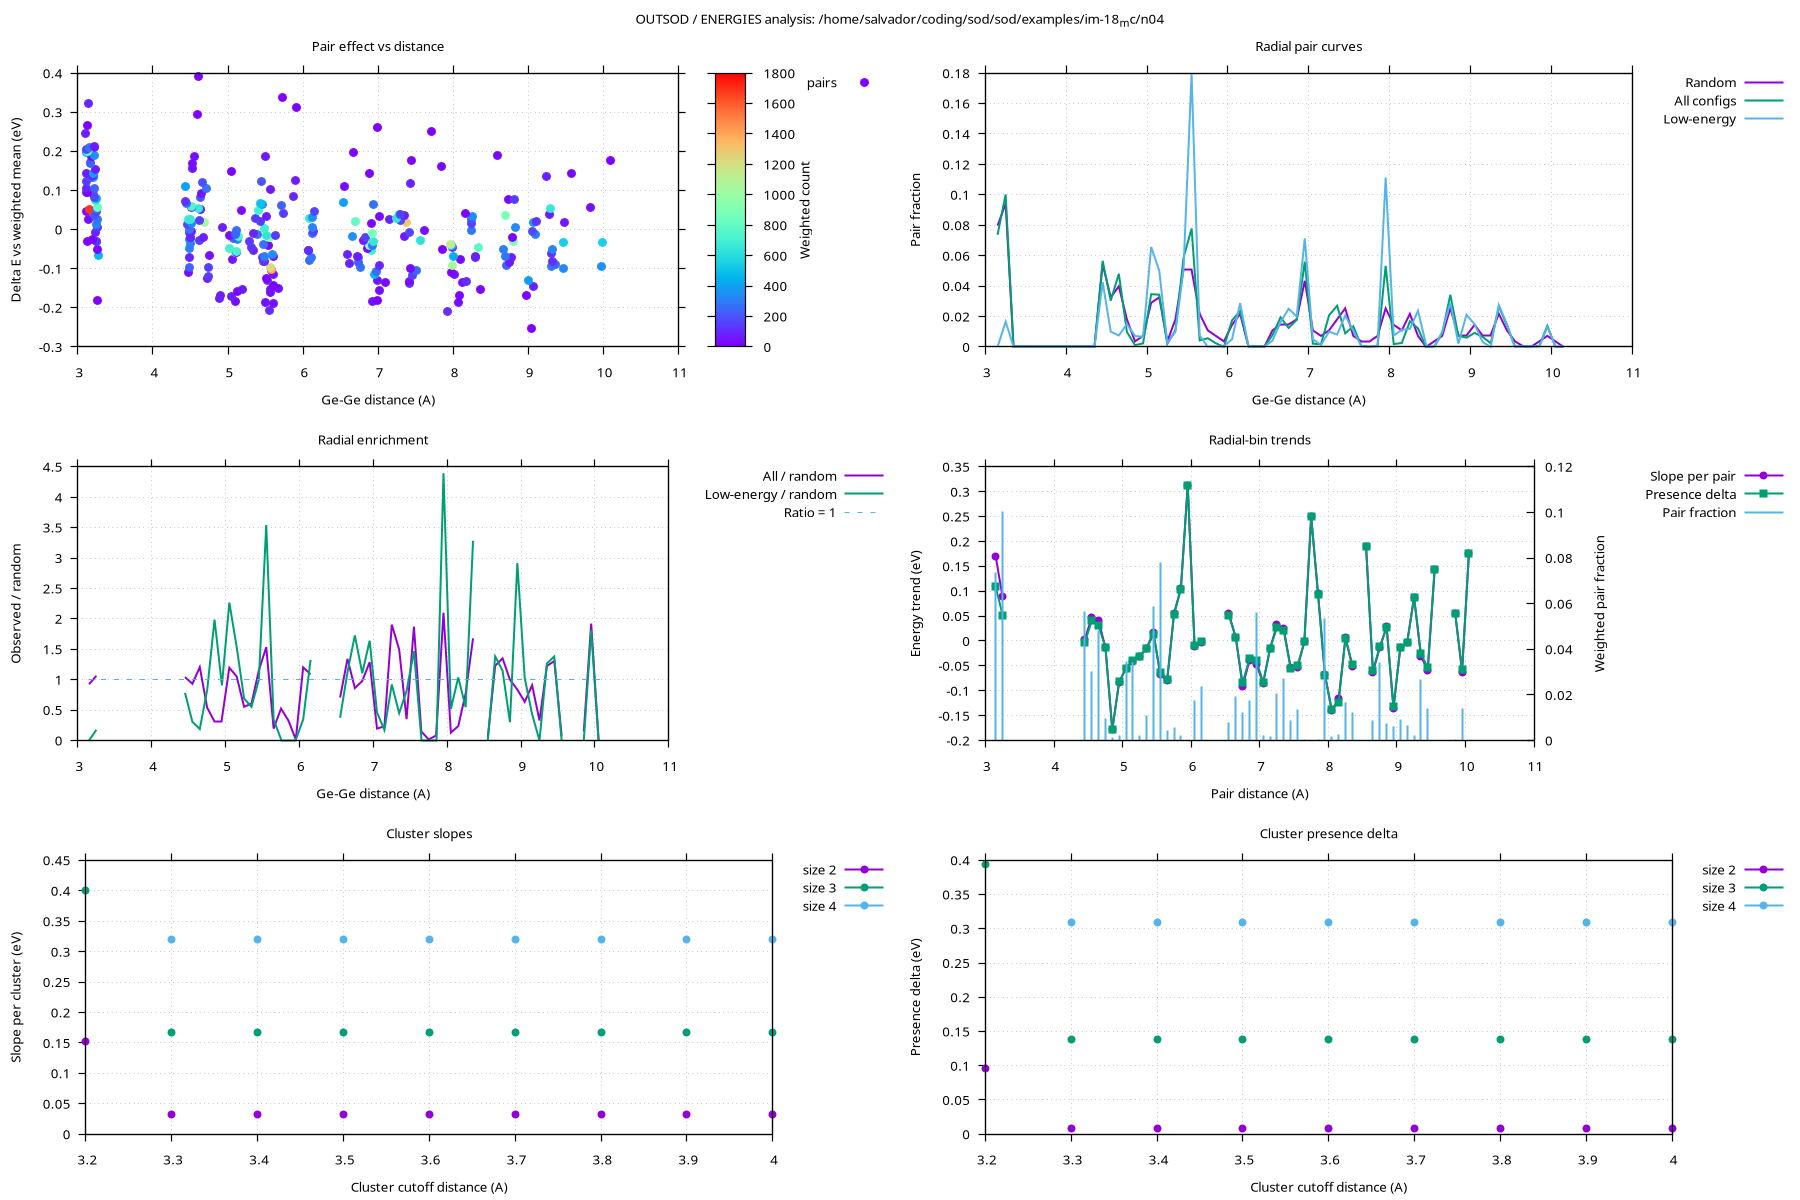

Source code (gnuplot):
set datafile separator comma
set terminal pngcairo size 1800,1200 enhanced font ',10'
set output '/home/salvador/coding/sod/sod/examples/im-18_mc/n04/analysis_plots.png'
set key outside
set grid
set tics out
set border lw 1.2
set multiplot layout 3,2 title 'OUTSOD / ENERGIES analysis: /home/salvador/coding/sod/sod/examples/im-18_mc/n04'

set title 'Pair effect vs distance'
set xlabel 'Ge-Ge distance (A)'
set ylabel 'Delta E vs weighted mean (eV)'
set cblabel 'Weighted count'
set palette rgb 33,13,10
plot '/home/salvador/coding/sod/sod/examples/im-18_mc/n04/pair_energy_report.csv' using 9:8:4 with points pt 7 ps 1.3 lc palette title 'pairs'

set title 'Radial pair curves'
set xlabel 'Ge-Ge distance (A)'
set ylabel 'Pair fraction'
unset cblabel
set ytics nomirror
unset y2tics
plot '/home/salvador/coding/sod/sod/examples/im-18_mc/n04/radial_curve_report.csv' using 3:5 with lines lw 2 title 'Random', \
     '/home/salvador/coding/sod/sod/examples/im-18_mc/n04/radial_curve_report.csv' using 3:7 with lines lw 2 title 'All configs', \
     '/home/salvador/coding/sod/sod/examples/im-18_mc/n04/radial_curve_report.csv' using 3:9 with lines lw 2 title 'Low-energy'

set title 'Radial enrichment'
set xlabel 'Ge-Ge distance (A)'
set ylabel 'Observed / random'
plot '/home/salvador/coding/sod/sod/examples/im-18_mc/n04/radial_curve_report.csv' using 3:10 with lines lw 2 title 'All / random', \
     '/home/salvador/coding/sod/sod/examples/im-18_mc/n04/radial_curve_report.csv' using 3:11 with lines lw 2 title 'Low-energy / random', \
     1.0 with lines dt 2 lw 1 title 'Ratio = 1'

set title 'Radial-bin trends'
set xlabel 'Pair distance (A)'
set ylabel 'Energy trend (eV)'
unset cblabel
set y2label 'Weighted pair fraction'
set y2tics
set ytics nomirror
plot '/home/salvador/coding/sod/sod/examples/im-18_mc/n04/radial_energy_report.csv' using 3:9 with linespoints lw 2 pt 7 title 'Slope per pair', \
     '/home/salvador/coding/sod/sod/examples/im-18_mc/n04/radial_energy_report.csv' using 3:8 with linespoints lw 2 pt 5 title 'Presence delta', \
     '/home/salvador/coding/sod/sod/examples/im-18_mc/n04/radial_energy_report.csv' using 3:6 axes x1y2 with impulses lw 2 title 'Pair fraction'
unset y2tics
set ytics auto
unset y2label

set title 'Cluster slopes'
set xlabel 'Cluster cutoff distance (A)'
set ylabel 'Slope per cluster (eV)'
plot '/home/salvador/coding/sod/sod/examples/im-18_mc/n04/cluster_energy_report.csv' using 1:($2==2 ? $6 : 1/0) with linespoints lw 2 pt 7 title 'size 2', \
     '/home/salvador/coding/sod/sod/examples/im-18_mc/n04/cluster_energy_report.csv' using 1:($2==3 ? $6 : 1/0) with linespoints lw 2 pt 7 title 'size 3', \
     '/home/salvador/coding/sod/sod/examples/im-18_mc/n04/cluster_energy_report.csv' using 1:($2==4 ? $6 : 1/0) with linespoints lw 2 pt 7 title 'size 4'

set title 'Cluster presence delta'
set xlabel 'Cluster cutoff distance (A)'
set ylabel 'Presence delta (eV)'
plot '/home/salvador/coding/sod/sod/examples/im-18_mc/n04/cluster_energy_report.csv' using 1:($2==2 ? $5 : 1/0) with linespoints lw 2 pt 7 title 'size 2', \
     '/home/salvador/coding/sod/sod/examples/im-18_mc/n04/cluster_energy_report.csv' using 1:($2==3 ? $5 : 1/0) with linespoints lw 2 pt 7 title 'size 3', \
     '/home/salvador/coding/sod/sod/examples/im-18_mc/n04/cluster_energy_report.csv' using 1:($2==4 ? $5 : 1/0) with linespoints lw 2 pt 7 title 'size 4'

unset multiplot
